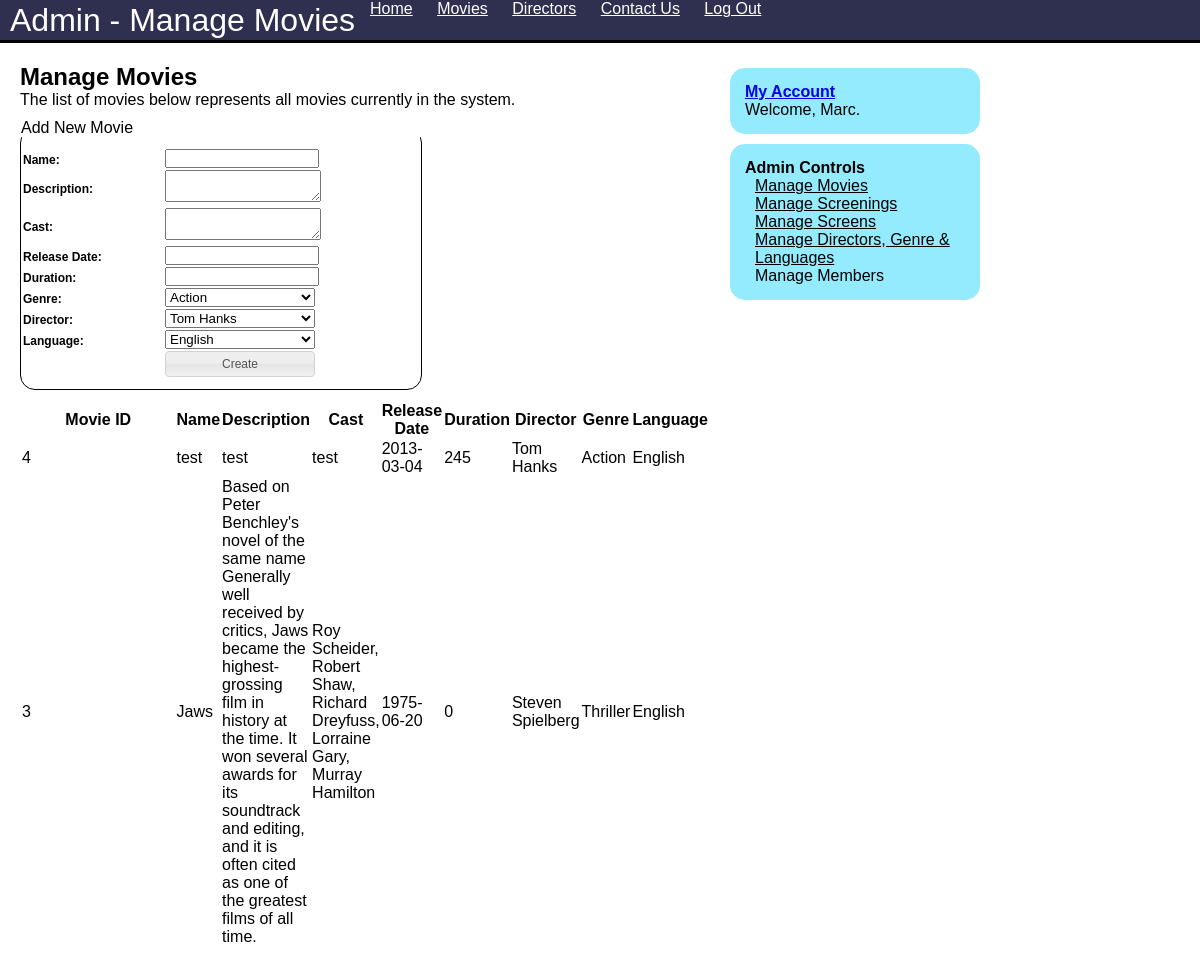
/managemovies.php (signed in), run on the app's committed database.
### tables this page shows
CREATE TABLE IF NOT EXISTS `movies` (
  `MovieID` int(11) NOT NULL AUTO_INCREMENT,
  `Name` varchar(255) NOT NULL,
  `Description` text NOT NULL,
  `Cast` text NOT NULL,
  `ReleaseDate` date NOT NULL,
  `duration` int(11) NOT NULL,
  `GenreID` int(11) NOT NULL,
  `DirectorID` int(11) NOT NULL,
  `LanguageID` int(11) NOT NULL,
  PRIMARY KEY (`MovieID`),
  KEY `GenreID` (`GenreID`,`DirectorID`,`LanguageID`),
  KEY `DirectorID` (`DirectorID`),
  KEY `LanguageID` (`LanguageID`)
);

CREATE TABLE IF NOT EXISTS `directors` (
  `DirectorID` int(11) NOT NULL AUTO_INCREMENT,
  `Forename` varchar(255) NOT NULL,
  `Surname` varchar(255) NOT NULL,
  PRIMARY KEY (`DirectorID`)
);

CREATE TABLE IF NOT EXISTS `genre` (
  `GenreID` int(11) NOT NULL AUTO_INCREMENT,
  `Name` varchar(255) NOT NULL,
  `Description` text NOT NULL,
  PRIMARY KEY (`GenreID`)
);

CREATE TABLE IF NOT EXISTS `languages` (
  `LanguageID` int(11) NOT NULL AUTO_INCREMENT,
  `Name` varchar(255) NOT NULL,
  PRIMARY KEY (`LanguageID`)
);

### Classes/DB.php (called while the page is built, shortened)
<?php
	class DB {
		private $conn;
		private static $obj;
		private $DB_HOST = 'localhost';
		private $DB_PASS = '';
		private $DB_USER = 'root';
		public function __construct() {
			$this->conn = mysql_connect($this->DB_HOST, $this->DB_USER, $this->DB_PASS) or die(mysql_error());
		}
		public static function getInstance() {
			if (self::$obj == null)
				self::$obj = new DB;
			return self::$obj;
		}
		public function getArrayFromDB($Sql){
			try{
				unset($toReturn);
				if ($this->conn != null) {
						$results = mysql_query($Sql) or die(mysql_error());
						$toReturn = array();
						while ($row = mysql_fetch_assoc($results)) {
							array_push($toReturn,$row);
						}
					} else {
						throw new Exception('No DB Connection');
					}
					return $toReturn;
			} catch (Exception $e) {
			}
		}
		public function getDataRow($sql){
			try{
				$result = mysql_query($sql) or die(mysql_error());
				return mysql_fetch_array($result);
			}catch (Exeception $e){
			}
		}
	}
?>

### App.php (called while the page is built, shortened)
<?php
	require_once('Classes/DB.php');
	require_once('Classes/Page.php');
	class App {
		public static function getDB() {
			return DB::getInstance();
		}
	}
?>

### Classes/Movie.php (called while the page is built, shortened)
<?php
require_once('App.php');
class Movie {
	function __construct($Name = "", $Description = "", $Cast = "", $GenreID = "", $DirectorID = "", $LanguageID = "", $ReleaseDate = "", $duration = "") {
		$this->conn = App::getDB();
	}
	public function populateId($MovieID){
		$sql = "SELECT * FROM movies WHERE MovieID = '".mysql_real_escape_string($MovieID)."'";
		$row = $this->conn->getDataRow($sql);
	}
	public function getRow($row){
		$this->Name = $row['Name'];
		$this->Description = $row['Description'];
		$this->Cast = $row['Cast'];
		$this->ReleaseDate = $row['ReleaseDate'];
		$this->duration = $row['duration'];
	}
}
?>

### Classes/Director.php (called while the page is built, shortened)
<?php
require_once('App.php');
class Director {
	function __construct($forename = "", $surname = "") {
		$this->conn = App::getDB();
	}
	public function populateId($directorId){
		$sql = "SELECT * FROM directors WHERE DirectorID = '".mysql_real_escape_string($directorId)."'";
		$row = $this->conn->getDataRow($sql);
	}
	public function getRow($row){
		$this->forename = $row['Forename'];
		$this->surname = $row['Surname'];
	}
}
?>

### Classes/Genre.php (called while the page is built, shortened)
<?php
require_once('App.php');
class Genre {
	function __construct($Name = "", $Description = "") {
		$this->conn = App::getDB();
	}
	public function populateId($genreID){
		$sql = "SELECT * FROM genre WHERE GenreID = '".mysql_real_escape_string($genreID)."'";
		$row = $this->conn->getDataRow($sql);
	}
	public function getRow($row){
		$this->Name = $row['Name'];
	}
}
?>

### Classes/Language.php (called while the page is built, shortened)
<?php
require_once('App.php');
class Language {
	function __construct($Name = "") {
		$this->conn = App::getDB();
	}
	public function populateId($languageID){
		$sql = "SELECT * FROM languages WHERE LanguageID = '".mysql_real_escape_string($languageID)."'";
		$row = $this->conn->getDataRow($sql);
	}
	public function getRow($row){
		$this->Name = $row['Name'];
	}
}
?>

### managemovies.php (the view, shortened to what this page needs)
<?php
	require_once('App.php');
	require_once('Classes/Movie.php');
	require_once('Classes/Genre.php');
	require_once('Classes/Language.php');
	require_once('Classes/Director.php');
?>
<h2>Manage Movies</h2>
<p>The list of movies below represents all movies currently in the system.</p>
<?php
	$moviesArr = App::getDB()->getArrayFromDB("SELECT MovieID FROM Movies");
	foreach($moviesArr as $arr) {
			$movie = new Movie(null,null,null,null,null,null, null);
			$movie->populateId($arr['MovieID']);
			$director = new Director(null, null);
			$director->populateId($movie->DirectorID);
			$genre = new Genre(null, null);
			$genre->populateId($movie->GenreID);
			$language = new Language(null);
			$language->populateId($movie->LanguageID);
			$movieHtml .= "<tr id=\"".$arr['MovieID']."\">" . PHP_EOL;
			$movieHtml .= "	<td>".$arr['MovieID']."</td>" . PHP_EOL;
			$movieHtml .= "	<td>".$movie->Name."</td>" . PHP_EOL;
			$movieHtml .= "	<td>".$movie->Description."</td>" . PHP_EOL;
			$movieHtml .= "	<td>".$movie->Cast."</td>" . PHP_EOL;
			$movieHtml .= "	<td>".$movie->ReleaseDate."</td>" . PHP_EOL;
			$movieHtml .= "	<td>".$movie->duration."</td>" . PHP_EOL;
			$movieHtml .= "	<td>".$director->forename." ".$director->surname."</td>" . PHP_EOL;
			$movieHtml .= "	<td>".$genre->Name."</td>" . PHP_EOL;
			$movieHtml .= "	<td>".$language->Name."</td>" . PHP_EOL;
			$movieHtml .= "</tr>" . PHP_EOL;
		}
	$genreArray = App::getDB()->getArrayFromDB("SELECT GenreID, Name from Genre");
	foreach($genreArray as $row) {
		$genreDDL .= '<option value="'.$row['GenreID'].'">'.$row['Name'].'</option>';
	}
	$directorArray = App::getDB()->getArrayFromDB("SELECT DirectorID, forename, surname from Directors");
	foreach($directorArray as $row) {
		$directorDDL .= '<option value="'.$row['DirectorID'].'">'.$row['forename'].' '.$row['surname'].'</option>';
	}
	$languageArray = App::getDB()->getArrayFromDB("SELECT LanguageID, Name from Languages");
	foreach($languageArray as $row) {
		$languageDDL .= '<option value="'.$row['LanguageID'].'">'.$row['Name'].'</option>';
	}
?>
<fieldset>
	<legend>Add New Movie</legend>
	<form id="createScreenFrm"  method="post" action="?do=create">
		<table style="width:300px;">
			<tr>
				<td><label for="Name">Name:</label></td>
				<td><input id="Name" name="Name"  type="text" value="<?=$_POST['Name'] ?>"  title="" /></td>
			</tr>
			<tr>
				<td><label for="Description">Description:</label></td>
				<td><textarea id="Description" name="Description"  type="text" value="<?=$_POST['Description'] ?>"  title=""></textarea></td>
			</tr>
			<tr>
				<td><label for="Cast">Cast:</label></td>
				<td><textarea id="Cast" name="Cast"  type="text" value="<?=$_POST['Cast'] ?>"  title=""></textarea></td>
			</tr>
			<tr>
				<td><label for="ReleaseDate">Release Date:</label></td>
				<td><input id="ReleaseDate" name="ReleaseDate"  type="text" value="<?=$_POST['ReleaseDate'] ?>"  title="" /></td>
			</tr>
			<tr>
				<td><label for="duration">Duration:</label></td>
				<td><input id="duration" name="duration"  type="text" value="<?=$_POST['duration'] ?>"  title="In hours" /></td>
			</tr>
			<tr>
				<td><label for="GenreID">Genre:</label></td>
				<td><select name="GenreID">
						<?=$genreDDL?>
					</select>
				</td>
			</tr>
			<tr>
				<td><label for="DirectorID">Director:</label></td>
				<td><select name="DirectorID">
						<?=$directorDDL?>
					</select>
				</td>
			</tr>
			<tr>
				<td><label for="LanguageID">Language:</label></td>
				<td><select name="LanguageID">
						<?=$languageDDL?>
					</select>
				</td>
			</tr>
			<tr><td></td><td><input type="submit" id="submitBtn" value="Create" /></td></tr>
		</table>
	</form>
</fieldset>
<table id="screenList">
	<thead>
		<tr>
			<th>Movie ID</th>
			<th>Name</th>
			<th>Description</th>
			<th>Cast</th>
			<th>Release Date</th>
			<th>Duration</th>
			<th>Director</th>
			<th>Genre</th>
			<th>Language</th>
		</tr>
	</thead>
	<tbody>
		<?=$movieHtml;?>
	</tbody>
</table>

### style.css (style rules this page uses)
* { font-family: Arial; width:100%; margin:0; padding:0; }
p { font-size: 1em; }
input { width:150px; }
select { width:150px; }
table { margin:10px 0 10px 0; }
label { font-weight:bold; font-size:12px; }
.ui-button { font-size:12px!important; }
fieldset { border:1px solid #000; -moz-border-radius: 15px; border-radius: 15px; margin:10px 0 0 0; width:400px; }

### data on the page
movies: MovieID "4", Name "test", Description "test", Cast "test", ReleaseDate "2013-03-04", duration "245", DirectorID.Forename "Tom", DirectorID.Surname "Hanks", GenreID.Name "Action", LanguageID.Name "English"
movies: MovieID "3", Name "Jaws", Description "Based on Peter Benchley's novel of the same name Generally well received by critics, Jaws became the highest-grossing film in history at the time. It won several awards for its soundtrack and editing, and it is often cited as one of the greatest films of all time.", Cast "Roy Scheider, Robert Shaw, Richard Dreyfuss, Lorraine Gary, Murray Hamilton", ReleaseDate "1975-06-20", duration "0", DirectorID.Forename "Steven", DirectorID.Surname "Spielberg", GenreID.Name "Thriller", LanguageID.Name "English"

### other printed values
$this->title "Admin - Manage Movies"
$member->forename "Marc"
form field GenreID "Action"
form field DirectorID "Tom Hanks"
form field LanguageID "English"
